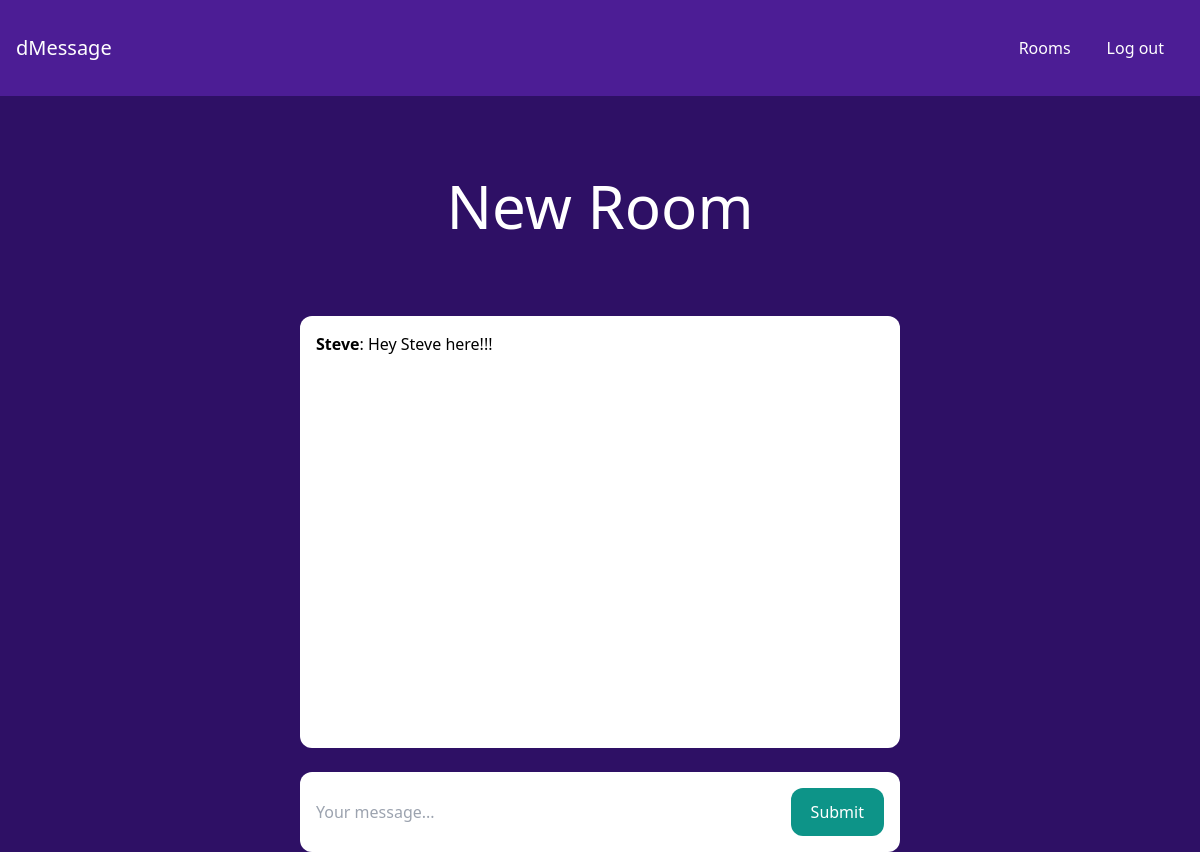
Page /rooms/new-room/ (signed in) on the earlier database version.
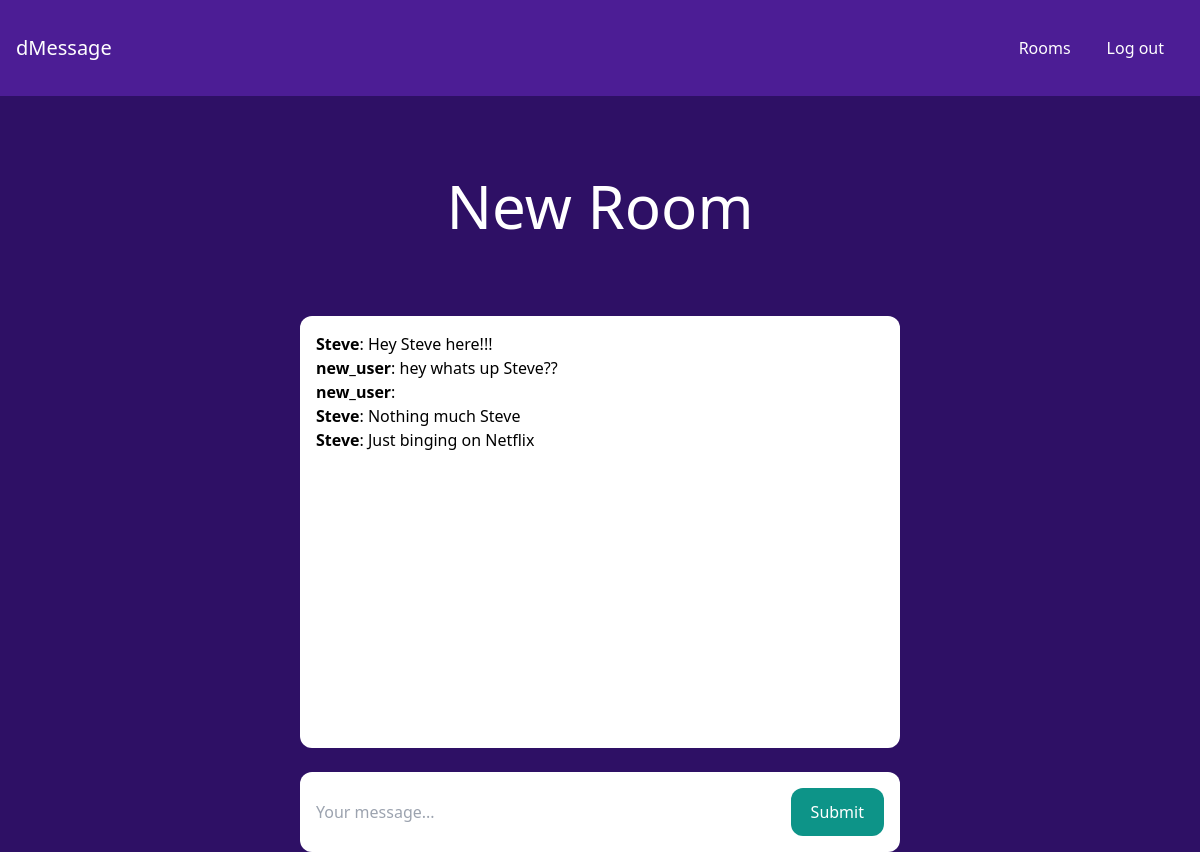
Same page on the later database version.
### room/models.py (models this page shows)
class Room(models.Model):
    name = models.CharField(max_length=255)
    slug = models.SlugField(unique=True)

class Message(models.Model):
    room = models.ForeignKey(Room, related_name='messages', on_delete=models.CASCADE)
    user = models.ForeignKey(User, related_name='messages', on_delete=models.CASCADE)
    content = models.TextField()
    date_added = models.DateTimeField(auto_now_add=True)
    class Meta:
        ordering = ('date_added',)

### room/views.py (the view)
# urls.py: path('rooms/', include('room.urls')),
@login_required
def room(request, slug):
    room = Room.objects.get(slug=slug)
    messages = Message.objects.filter(room=room)[0:25]
    return render(request, 'room/room.html', {'room': room, 'messages': messages})

### room/templates/room/room.html (shortened to what this page needs)
{% extends 'core/base.html' %}
{% block content %}
<div class="p-10 lg:p-20 text-center">
    <h1 class="text-3xl lg:text-6xl text-white">{{ room.name }}</h1>
</div>
<div class="lg:w-2/4 mx-4 lg:mx-auto p-4 bg-white rounded-xl">
    <div class="chat-messages space-y-3" id="chat-messages">
        {% for m in messages %}<b>{{ m.user.username }}</b>: {{ m.content }}<br>{% endfor %}
    </div>
</div>
<div class="lg:w-2/4 mt-6 mx-4 lg:mx-auto p-4 bg-white rounded-xl">
    <form method="post" action="." class="flex">
        <input type="text" name="content" class="flex-1 mr-3" placeholder="Your message..." id="chat-message-input">
        <button
            class="px-5 py-3 rounded-xl text-white bg-teal-600 hover:bg-teal-700"
            id="chat-message-submit"
        >Submit</button>
    </form>
</div>
{% endblock %}

### core/templates/core/base.html (shortened to what this page needs)
<!DOCTYPE html>
<html lang="en">
<head>
    <script src="https://cdn.tailwindcss.com"></script>
</head>
<body class="bg-violet-950">
    <nav class="flex items-center justify-between px-4 py-6 bg-violet-900">
        <div>
            <a href="/" class="text-xl text-white">dMessage</a>
        </div>
        <div class="flex items-center space-x-4">
            {% if request.user.is_authenticated %}
                <a href="/rooms/" class="text-white hover:text-gray-200">Rooms</a>
                <a href="/logout/" class="px-5 py-3 rounded-xl text-white bg-voilet-600 hover:bg-violet-700">Log out</a>
            {% else %}
                <a href="/login/" class="text-white hover:text-gray-200">Log in</a>
                <a href="/signup/" class="px-5 py-3 rounded-xl text-white bg-voilet-600 hover:bg-violet-700">Sign up</a>
            {% endif %}
        </div>
    </nav>
    {% block content %}
    {% endblock %}
</body>
</html>

### core/templates/core/base.html (style rules this page uses)
.chat-messages { height: 400px; overflow-y: auto; }

Differences in the rows shown:
added Message: user.username "new_user", content "hey whats up Steve??"
added Message: user.username "new_user"
added Message: user.username "Steve", content "Nothing much Steve"
added Message: user.username "Steve", content "Just binging on Netflix"
